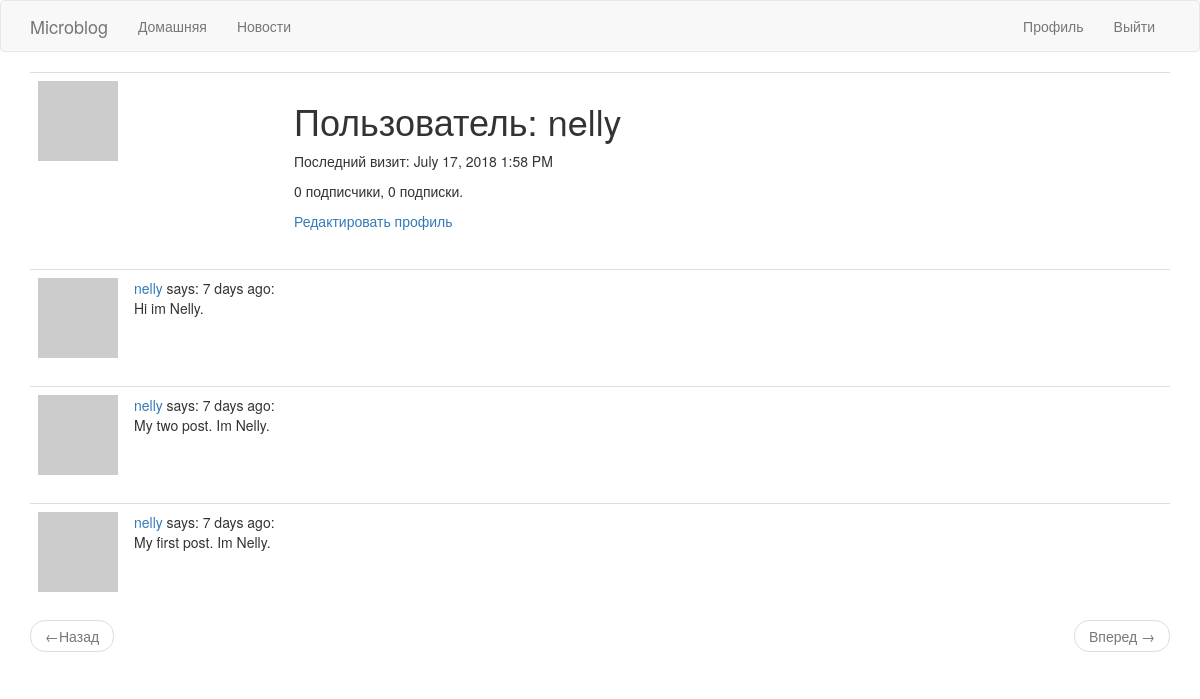
/user/nelly (signed in), run on an earlier commit of the app's database.
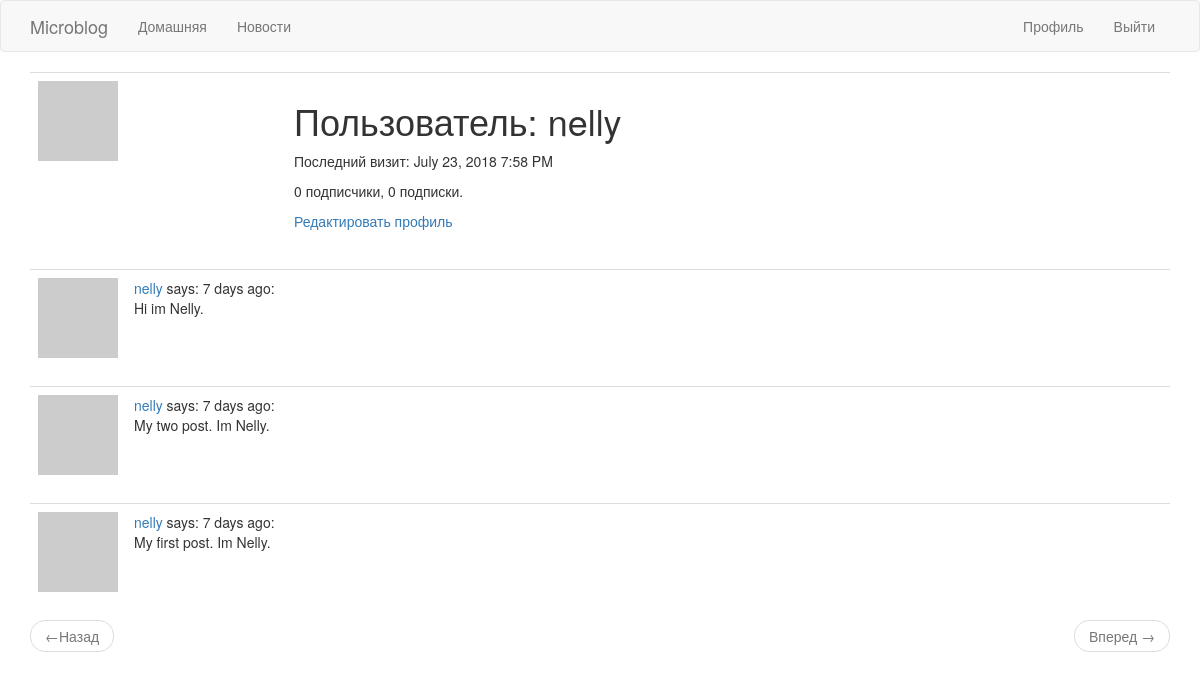
And on a later commit of the database.
### app/models.py (models this page shows, shortened)
class User(UserMixin, db.Model):
	id = db.Column(db.Integer, primary_key=True)
	username = db.Column(db.String(32), index=True, unique=True)
	email = db.Column(db.String(128), index=True, unique=True)
	password_hash = db.Column(db.String(128))
	posts = db.relationship('Post', backref='author', lazy='dynamic')
	about_me = db.Column(db.String(140))
	last_seen = db.Column(db.DateTime, default=datetime.utcnow)
	followed = db.relationship(
		'User', secondary=followers,
		primaryjoin=(followers.c.follower_id==id),
		secondaryjoin=(followers.c.followed_id == id),
		backref=db.backref('followers', lazy='dynamic'),
		lazy='dynamic')
	def avatar(self, size):
		digest = md5(self.email.lower().encode('utf-8')).hexdigest()
		return 'https://www.gravatar.com/avatar/{}?d=identicon&s={}'.format(digest, size)

### app/routers.py (the view)
@app.route('/user/<username>')
@login_required
def user(username):
	user = User.query.filter_by(username=username).first_or_404()
	page = request.args.get('page', 1, type=int)
	posts = user.posts.order_by(Post.timestamp.desc()).paginate(
	     page, app.config['POSTS_PER_PAGE'], False)
	next_url = url_for('explore', username=user.username, page=posts.next_num) if posts.has_next else None
	prev_url = url_for('explore', username=user.username, page=posts.prev_num) if posts.has_prev else None
	return render_template('user.html', user=user, posts=posts.items,
	    next_url=next_url, prev_url=prev_url)

### app/models.py (called while the page is built)
@login.user_loader
def load_user(id):
	return User.query.get(int(id))

### app/routers.py (called while the page is built)
@app.before_request
def before_request():
	if current_user.is_authenticated:
		current_user.last_seen = datetime.utcnow()
		db.session.commit()

### app/templates/user.html (shortened to what this page needs)
{% extends "base.html" %}
{% block app_content %}
    <table class="table table-hover">
        <tr>
            <td width="256px"><img src="{{ user.avatar(256) }}"></td>
            <td>
                <h1>Пользователь: {{ user.username }}</h1>
                {% if user.last_seen %}
                  <p>Последний визит: {{ moment(user.last_seen).format('LLL') }}</p>
                {% endif %}
                <p>{{ user.followers.count() }} подписчики, {{ user.followed.count() }} подписки.</p>
                {% if user == current_user %}
                <p><a href="{{ url_for('edit_profile') }}">Редактировать профиль</a></p>
                {% elif not current_user.is_following(user) %}
                <p><a href="{{ url_for('follow', username=user.username) }}">Подписаться</a></p>
                {% else %}
                <p><a href="{{ url_for('unfollow', username=user.username) }}">Отписаться</a></p>
                {% endif %}
            </td>
        </tr>
    </table>
    {% for post in posts %}
        {% include '_post.html' %}
    {% endfor %}
    <nav aria-label="...">
        <ul class="pager">
            <li class="previous{% if not prev_url %} disabled{% endif %}">
                <a href="{{ prev_url or '#' }}">
                    <span aria-hidden="true">&larr;</span>Назад
                </a>
            </li>
            <li class="next{% if not next_url %} disabled{% endif %}">
                <a href="{{ next_url or '#' }}">
                    Вперед <span aria-hidden="true">&rarr;</span>
                </a>
            </li>
        </ul>
    </nav>
{% endblock %}

What changed in the data, as far as the page shows it:
changed User "nelly": last_seen "July 17, 2018 1:58 PM" → "July 23, 2018 7:58 PM"
